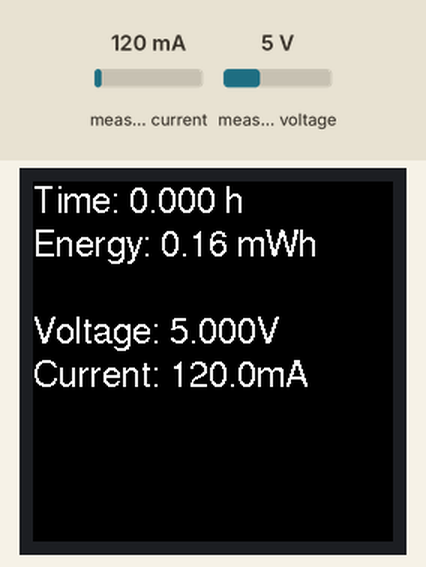
Recording of a program running on a simulated ESP32. On the bench: 240×240 colour display. The inputs (shaded band) are chosen by the test bench; at power-on: measured voltage 5 V, measured current 120 mA. What the program prints to the serial monitor is not drawn.

Above: at 1.4 s.
1.5 s: measured voltage set to 0.3 V
At 2.7 s:
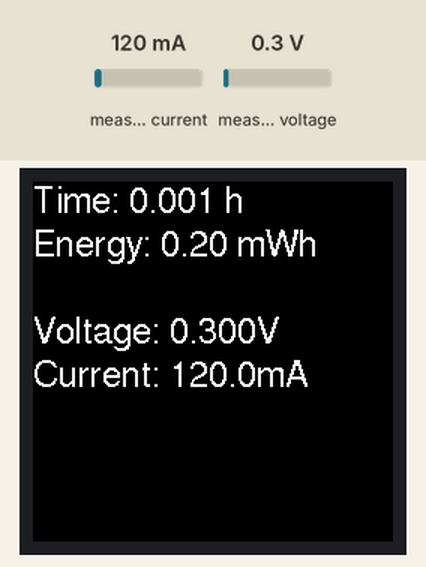
3.6 s: measured current set to 500 mA
At 4.65 s:
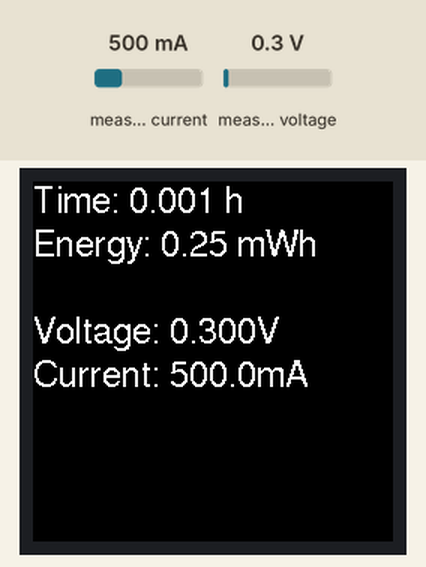
5.3 s: measured current set to 40 mA
At 6.1 s:
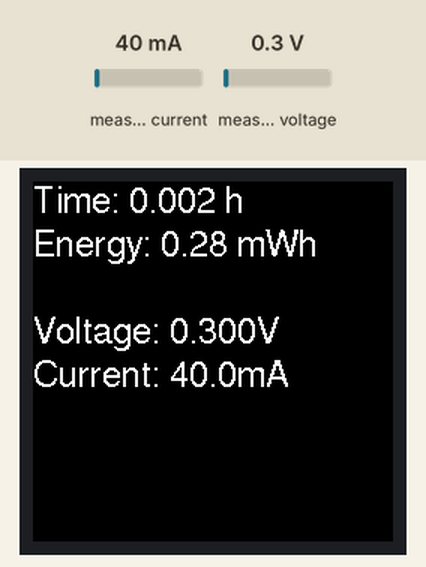
7.2 s: measured voltage set to 3.8 V
At 7.86 s:
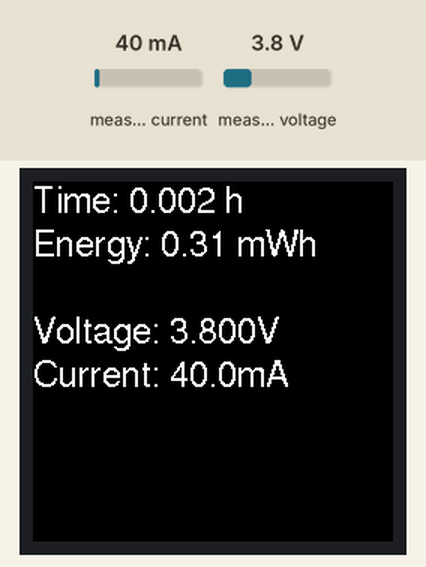
Timing chart, 0 to 9.8 s (numbered marks = the images above; inputs shaded):
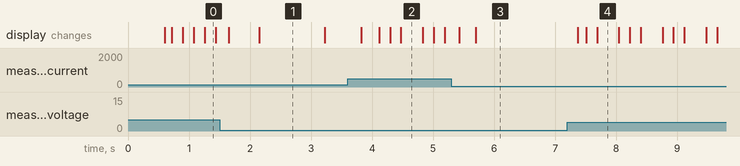

The program:

main.cpp
```cpp
#include <Arduino.h>
#include <TFT_eSPI.h>
#include <Adafruit_INA219.h>

TFT_eSPI tft = TFT_eSPI();
TFT_eSprite spr = TFT_eSprite(&tft);

Adafruit_INA219 ina219;

/**
 * Pinout:
 *  LCD
 *    GND=GND
 *    VCC=3.3V
 *    CLK=18
 *    MOSI=19
 *    RES=23
 *    DC=16
 *    BLK=4
 *  INA219
 *    VCC=3.3V
 *    GND=GND
 *    SCL=22 (+external I2C pull-up)
 *    SDA=21 (+external I2C pull-up)
 */

void setup() {
  tft.begin();
  tft.invertDisplay(1);
  tft.setRotation(0);
  tft.setFreeFont(&FreeSans12pt7b);
  tft.setTextDatum(TL_DATUM);
  tft.fillScreen(TFT_BLACK);
  tft.setTextColor(0xFFFF, TFT_BLACK);

  Serial.begin(921600);

  tft.fillScreen(TFT_BLACK);
  tft.setCursor(0, 20);
  tft.print("Hi!");

  spr.setColorDepth(16);
  spr.createSprite(TFT_WIDTH, TFT_HEIGHT);
  spr.setFreeFont(&FreeSans12pt7b);
  spr.setTextDatum(TL_DATUM);
  spr.fillScreen(TFT_BLACK);
  spr.setTextColor(0xFFFF, TFT_BLACK);

  if (! ina219.begin()) {
    tft.fillScreen(TFT_BLACK);
    tft.setCursor(0, 20);
    tft.print("Failed to find INA219 chip");
    Serial.println("Failed to find INA219 chip");
    while (1) { delay(10); }
  }
  Wire.setClock(400000);
  Serial.printf("\n\n\n\n\n\n\n\nrunningTimeMicros,energymWh,voltage,currentmA\n");
}


unsigned long lastMeaurementTimeMicros = 0;
float energy_mW_us = 0;

uint64_t runningTimeMicros = 0;

unsigned long lastDisplayTimeMicros = 0;


void loop() {
  unsigned long timeMicros = micros();

  float power_mW = ina219.getPower_mW();

  if (lastMeaurementTimeMicros > 0) {
    unsigned long deltaMicros = (timeMicros - lastMeaurementTimeMicros);
    energy_mW_us += power_mW * deltaMicros;
    runningTimeMicros += deltaMicros;
  }
  lastMeaurementTimeMicros = timeMicros;

  if (timeMicros - lastDisplayTimeMicros > 500000) {
    float voltage = ina219.getBusVoltage_V();
    float current_mA = ina219.getCurrent_mA();
    Serial.printf("%llu,%f,%f,%f\n", runningTimeMicros, energy_mW_us / 1000000 / 60 / 60, voltage, current_mA);

    static char buf[100];
    snprintf(
      buf,
      sizeof(buf),
      "Time: %0.3f h\nEnergy: %0.2f mWh\n\nVoltage: %0.3fV\nCurrent: %0.1fmA\n",
      (float)runningTimeMicros / 1000000 / 60 / 60,
      energy_mW_us / 1000000 / 60 /60,
      voltage,
      current_mA
    );
    spr.fillSprite(TFT_BLACK);
    spr.setCursor(0, 20);
    spr.print(buf);
    spr.pushSprite(0, 0);
  }
}
```

Measured:
- what the display in image 1 shows lasts 1.0 s, from 2.2 s to 3.2 s
